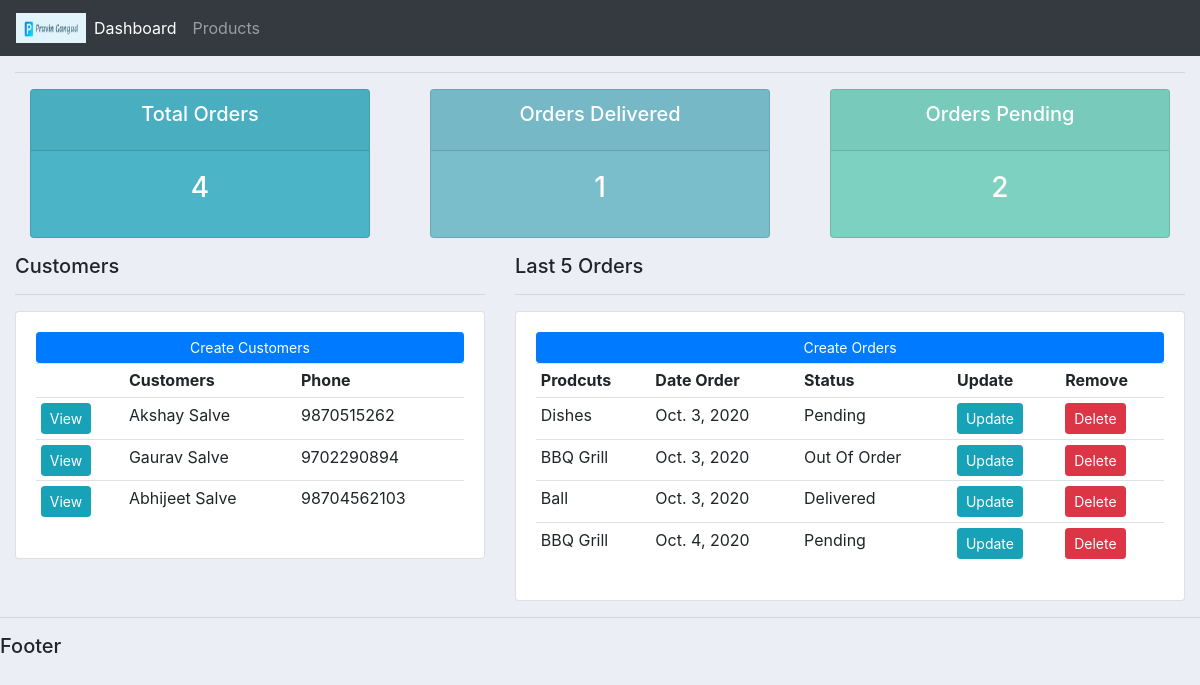
The page / on the database its author committed.
### accounts/models.py (models this page shows, shortened)
class Customer(models.Model):
    name = models.CharField(max_length=200, null=True)
    phone = models.CharField(max_length=200, null=True)
    email = models.CharField(max_length=200, null=True)
    date_created = models.DateField(auto_now_add=True, null=True)

class Order(models.Model):
    STATUS = (('Pending','Pending'), ('Out Of Order', 'Out Of Order'), ('Delivered', 'Delivered'))
    customer = models.ForeignKey(Customer,null=True,on_delete = models.SET_NULL)
    product =models.ForeignKey(Product,null=True,on_delete = models.SET_NULL)
    date_created = models.DateField(auto_now_add=True, null=True)
    status = models.CharField(max_length=200, null=True,choices=STATUS)

class Product(models.Model):
    CATEGORY = (('Indoor','Indoor'), ('Out Door', 'Out Door'))
    name = models.CharField(max_length=200, null=True)
    price = models.FloatField(null=True)
    category = models.CharField(max_length=200, null=True,choices=CATEGORY)
    description = models.CharField(max_length=200, null=True)
    date_created = models.DateField(auto_now_add=True, null=True)
    tags = models.ManyToManyField(Tag,null=True)
    def __str__(self):
        return self.name

### accounts/views.py (the view)
# urls.py: path('', views.home,name="home"),
def home(request):
    orders = Order.objects.all()
    customers = Customer.objects.all()
    total_customers = customers.count()
    total_orders = orders.count()
    delivered = orders.filter(status='Delivered').count()
    pending = orders.filter(status='Pending').count()
    context = {'orders': orders, 'customers': customers, 'total_customers': total_customers, 'total_orders': total_orders,
               'delivered': delivered, 'pending': pending}
    return render(request, 'accounts/dashboard.html', context)

### accounts/templates/accounts/dashboard.html
{% extends 'accounts/main.html' %}
{%block content %}
{% include 'accounts/status.html'%}
<div class="row">
    <div class="col-md-5">
        <h5>Customers</h5>
        <hr>
        <div class="card card-body">
            <a class="btn btn-primary btn-sm btn-block " href="">Create Customers </a>
            <table class="table table-sm">
                <Tr>
                    <td></td>
                    <th>Customers</th>
                    <th>Phone</th>
                    {%  for customer in customers %}
                <tr>
                    <td><a class="btn btn-sm btn-info" href="{% url 'customer' customer.id %}">View</a></td>
                    <td>{{customer.name}}</td>
                    <td>{{customer.phone}}</td>
                </tr>
                {% endfor%}
                </Tr>
            </table>
        </div>
    </div>
    <div class="col-md-7">
        <h5>Last 5 Orders</h5>
        <hr>
        <div class="card card-body">
            <a class="btn btn-primary btn-sm btn-block " href="{% url 'create_order'%}">Create Orders </a>
            <table class="table table-sm">
                <Tr>
                    <th>Prodcuts</th>
                    <th>Date Order</th>
                    <th>Status</th>
                    <th>Update</th>
                    <th>Remove</th>
                </Tr>
                {%  for order in orders %}
                <tr>
                    <td>{{order.product}}</td>
                    <td>{{order.date_created}}</td>
                    <td>{{order.status}}</td>
                    <td><a class="btn btn-sm btn-info" href="{% url 'update_order' order.id %}" >Update</a></td>
                    <td><a  class="btn btn-sm btn-danger" href="{% url 'delete_order' order.id %}" >Delete</a></td>
                </tr>
                {% endfor%}
            </table>
        </div>
    </div>
</div>
{% endblock %}

### accounts/templates/accounts/main.html (shortened to what this page needs)
{% load static %}
<!DOCTYPE html>
<html>
<head>
    <link rel="stylesheet" href="https://stackpath.bootstrapcdn.com/bootstrap/4.5.2/css/bootstrap.min.css"
>
    <link rel="stylesheet" type="text/css" href="{% static '/css/main.css' %}">
</head>
<body>
    {% include 'accounts/navbar.html'%}
    <div class="container-fluid">
        {% block content %}
        {% endblock %}
    </div>
    <hr>
    <h5>Footer</h5>
</body>
</html>

### accounts/templates/accounts/navbar.html (shortened to what this page needs)
{% load static%}
<nav class="navbar navbar-expand-lg navbar-dark bg-dark">
    <img src="/static/images/logo.png" style="height: 30px;width: 70px;">
    <div class="collapse navbar-collapse" id="navbarNav">
        <ul class="navbar-nav">
            <li class="nav-item active">
                <a class="nav-link" href="{% url 'home' %}">Dashboard</a>
            </li>
            <li class="nav-item">
                <a class="nav-link" href="{% url 'products' %}">Products</a>
            </li>
        </ul>
    </div>
</nav>

### accounts/templates/accounts/status.html
<hr>
<div class="row">
    <div class="col">
        <div class="col-md">
            <div class="card text-center text-white mb-3" id="total-orders">
                <div class="card-header">
                    <h5 class="card-title">Total Orders</h5>
                </div>
                <div class="card-body">
                    <h3 class="card-title">{{total_orders}}</h3>
                </div>
            </div>
        </div>
    </div>
    <div class="col">
        <div class="col-md">
            <div class="card text-center text-white mb-3" id="orders-delivered">
                <div class="card-header">
                    <h5 class="card-title">Orders Delivered</h5>
                </div>
                <div class="card-body">
                    <h3 class="card-title">{{delivered}}</h3>
                </div>
            </div>
        </div>
    </div>
    <div class="col">
        <div class="col-md">
            <div class="card text-center text-white mb-3" id="orders-pending">
                <div class="card-header">
                    <h5 class="card-title">Orders Pending</h5>
                </div>
                <div class="card-body">
                    <h3 class="card-title">{{pending}}</h3>
                </div>
            </div>
        </div>
    </div>
</div>

### static/css/main.css (style rules this page uses)
body { background-color: #ebeff5; }
#total-orders { background-color: #4cb4c7; }
#orders-delivered { background-color: #7abecc; }
#orders-pending { background-color: #7cd1c0; }

### rows shown on the page
Customer: name "Akshay Salve", phone "9870515262"
Customer: name "Gaurav Salve", phone "9702290894"
Customer: name "Abhijeet Salve", phone "98704562103"
Order: product "Dishes", date_created "Oct. 3, 2020", status "Pending"
Order: product "BBQ Grill", date_created "Oct. 3, 2020", status "Out Of Order"
Order: product "Ball", date_created "Oct. 3, 2020", status "Delivered"
Order: product "BBQ Grill", date_created "Oct. 4, 2020", status "Pending"

### other values the page prints
{{ total_orders }} "4"
{{ delivered }} "1"
{{ pending }} "2"
